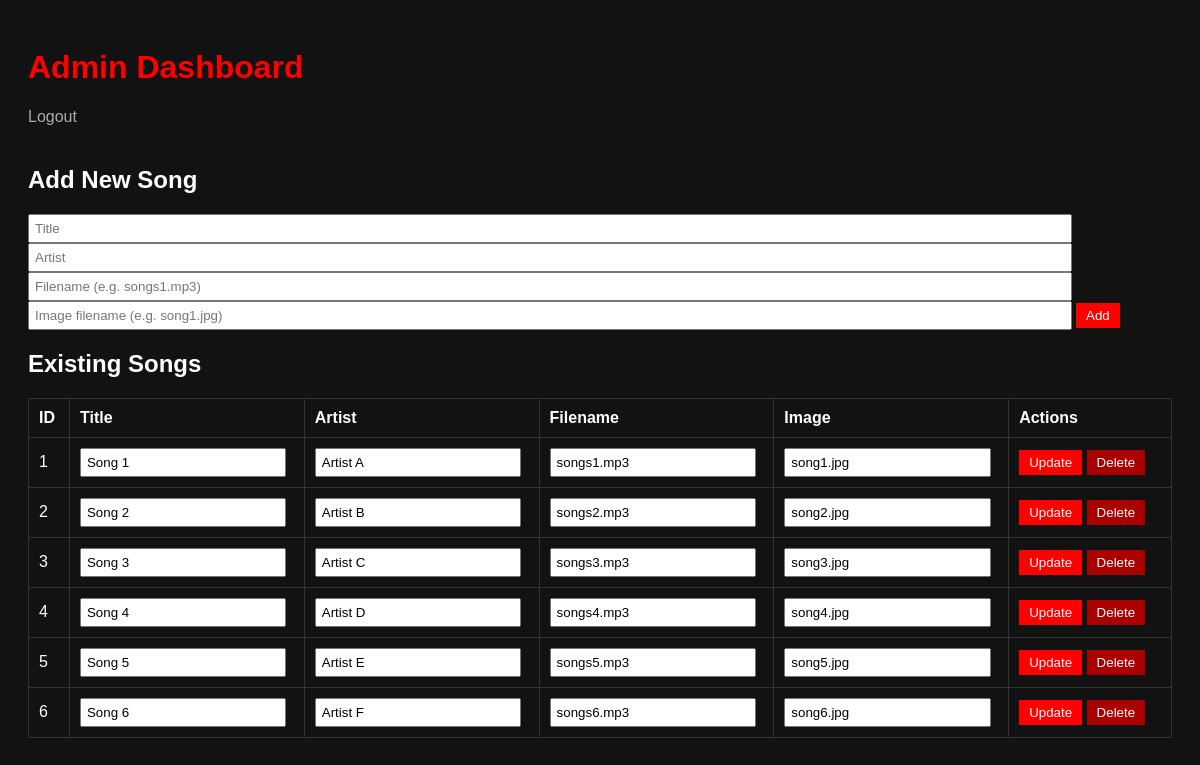
Before: /admin (signed in) with the older database file.
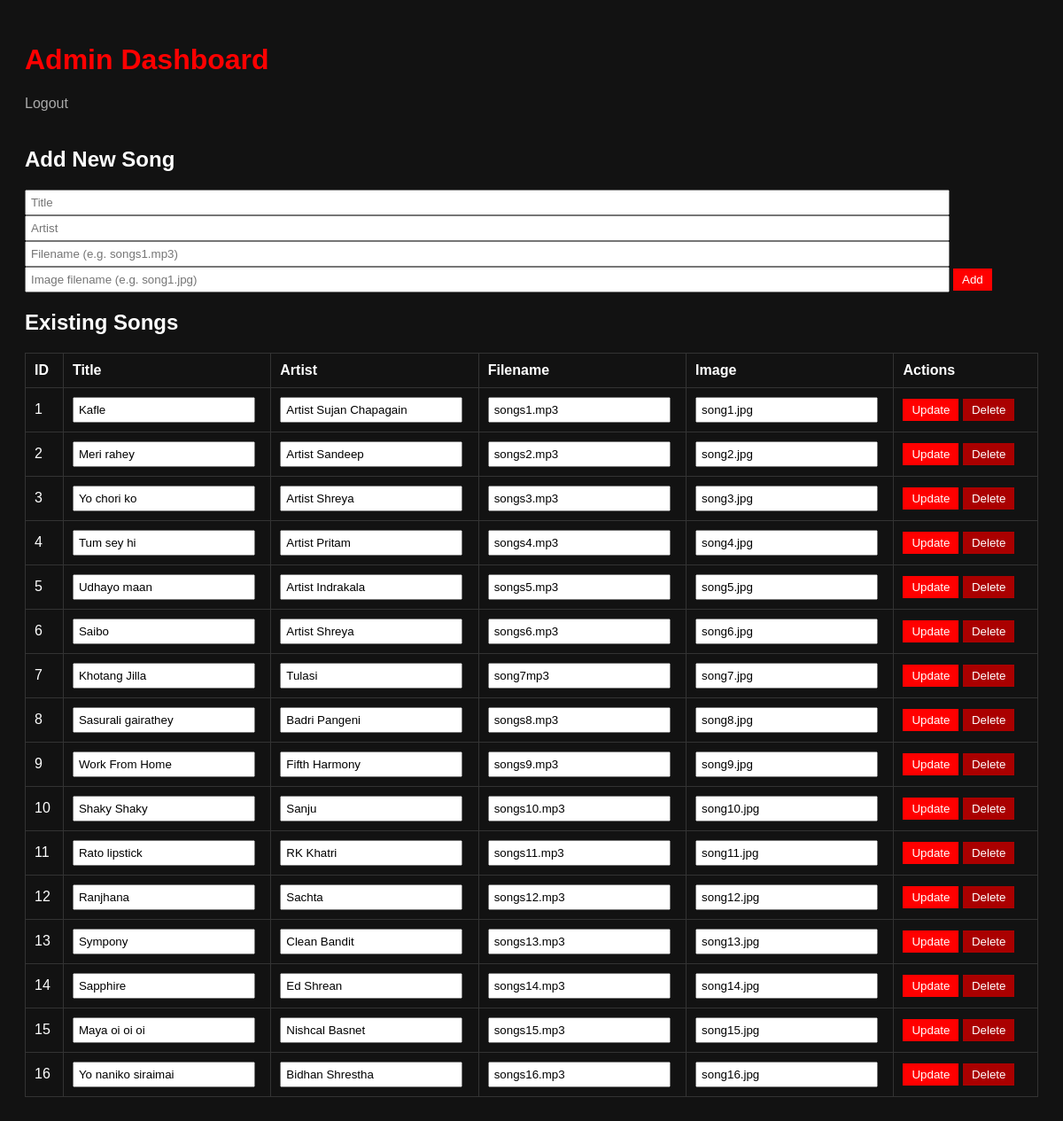
After: the same page with the newer database file.
### tables this page shows
CREATE TABLE songs (
                id INTEGER PRIMARY KEY AUTOINCREMENT,
                title TEXT NOT NULL,
                artist TEXT,
                filename TEXT NOT NULL,
                image TEXT
            );

### app.py (the view)
@app.route('/admin')
@admin_required
def admin_dashboard():
    conn = get_db_connection()
    songs = conn.execute('SELECT * FROM songs').fetchall()
    conn.close()
    return render_template('admin.html', songs=songs)

### app.py (called while the page is built)
def get_db_connection():
    conn = sqlite3.connect(DB)
    conn.row_factory = sqlite3.Row
    return conn

def admin_required(func):
    from functools import wraps
    @wraps(func)
    def wrapper(*args, **kwargs):
        if not session.get('admin_logged_in'):
            return redirect(url_for('admin_login'))
        return func(*args, **kwargs)
    return wrapper

### templates/admin.html (shortened to what this page needs)
<!DOCTYPE html>
<html>
<head>
</head>
<body>
  <h1>Admin Dashboard</h1>
  <a href="{{ url_for('admin_logout') }}" class="logout">Logout</a>
  <h2>Add New Song</h2>
  <form action="{{ url_for('admin_add_song') }}" method="POST">
    <input type="text" name="title" placeholder="Title" required>
    <input type="text" name="artist" placeholder="Artist">
    <input type="text" name="filename" placeholder="Filename (e.g. songs1.mp3)" required>
    <input type="text" name="image" placeholder="Image filename (e.g. song1.jpg)">
    <button type="submit">Add</button>
  </form>
  <h2>Existing Songs</h2>
  <table>
    <tr>
      <th>ID</th><th>Title</th><th>Artist</th><th>Filename</th><th>Image</th><th>Actions</th>
    </tr>
    {% for song in songs %}
    <tr>
      <form action="{{ url_for('admin_edit_song', song_id=song['id']) }}" method="POST" class="inline">
      <td>{{ song['id'] }}</td>
      <td><input type="text" name="title" value="{{ song['title'] }}" required></td>
      <td><input type="text" name="artist" value="{{ song['artist'] }}"></td>
      <td><input type="text" name="filename" value="{{ song['filename'] }}" required></td>
      <td><input type="text" name="image" value="{{ song['image'] }}"></td>
      <td>
        <button type="submit">Update</button>
      </form>
      <form action="{{ url_for('admin_delete_song', song_id=song['id']) }}" method="POST" class="inline" onsubmit="return confirm('Are you sure you want to delete this song?');">
        <button type="submit" style="background:#aa0000;">Delete</button>
      </form>
    </tr>
    {% endfor %}
  </table>
</body>
</html>

### templates/admin.html (style rules this page uses)
body { font-family: Arial, sans-serif; background: #121212; color: #fff; padding: 20px; }
h1 { color: #ff0000; }
table { width: 100%; border-collapse: collapse; margin-bottom: 20px; }
th, td { border: 1px solid #333; padding: 10px; text-align: left; }
input[type=text] { width: 90%; padding: 5px; }
button { padding: 5px 10px; background: #ff0000; border: none; color: #fff; cursor: pointer; }
form.inline { display: inline; }
a { color: #aaa; text-decoration: none; }
.logout { margin-bottom: 20px; display: inline-block; }

Changed rows visible on the page:
changed songs "songs1.mp3": title "Song 1" → "Kafle"; artist "Artist A" → "Artist Sujan Chapagain"
changed songs "songs2.mp3": title "Song 2" → "Meri rahey"; artist "Artist B" → "Artist Sandeep"
changed songs "songs3.mp3": title "Song 3" → "Yo chori ko"; artist "Artist C" → "Artist Shreya"
changed songs "songs4.mp3": title "Song 4" → "Tum sey hi"; artist "Artist D" → "Artist Pritam"
changed songs "songs5.mp3": title "Song 5" → "Udhayo maan"; artist "Artist E" → "Artist Indrakala"
changed songs "songs6.mp3": title "Song 6" → "Saibo"; artist "Artist F" → "Artist Shreya"
added songs: id "7", title "Khotang Jilla", artist "Tulasi", filename "song7mp3", image "song7.jpg"
added songs: id "8", title "Sasurali gairathey", artist "Badri Pangeni", filename "songs8.mp3", image "song8.jpg"
added songs: id "9", title "Work From Home", artist "Fifth Harmony", filename "songs9.mp3", image "song9.jpg"
added songs: id "10", title "Shaky Shaky", artist "Sanju", filename "songs10.mp3", image "song10.jpg"
added songs: id "11", title "Rato lipstick", artist "RK Khatri", filename "songs11.mp3", image "song11.jpg"
added songs: id "12", title "Ranjhana", artist "Sachta", filename "songs12.mp3", image "song12.jpg"
added songs: id "13", title "Sympony", artist "Clean Bandit", filename "songs13.mp3", image "song13.jpg"
added songs: id "14", title "Sapphire", artist "Ed Shrean", filename "songs14.mp3", image "song14.jpg"
added songs: id "15", title "Maya oi oi oi", artist "Nishcal Basnet", filename "songs15.mp3", image "song15.jpg"
added songs: id "16", title "Yo naniko siraimai", artist "Bidhan Shrestha", filename "songs16.mp3", image "song16.jpg"
